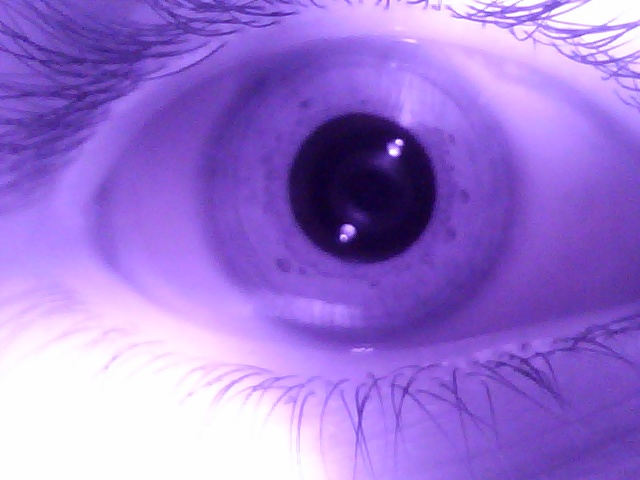
//> input picture working/Day1/Original_data/1.jpg, 640 x 480 px
$ ./th_2 ../../Day1/Original_data/1.jpg   (built with g++ and OpenCV 4)
//> lines starting //> are read from the running program, lines starting //| are printed output that depends on the picture
#include <opencv2/opencv.hpp>
//#include <opencv2/highgui.hpp>
#include <stdlib.h>
#include <stdio.h>

using namespace cv;

/// Global variables

int threshold_value = 0;
int threshold_type = 3;;
int const max_value = 255;
int const max_type = 4;
int const max_BINARY_value = 255;

Mat src, src_gray, dst;
char* window_name = "Threshold Demo";

char* trackbar_type = "Type: \n 0: Binary \n 1: Binary Inverted \n 2: Truncate \n 3: To Zero \n 4: To Zero Inverted";
char* trackbar_value = "Value";

/// Function headers
void Threshold_Demo( int, void* );

/*
 * @function main
 */
int main( int argc, char** argv )
{
  /// Load an image
  src = imread( argv[1], 1 );
//> src is the input picture: 480 rows x 640 cols, CV_8UC3; mean B, G, R 212.3, 117.8, 156

  /// Convert the image to Gray
  cvtColor( src, src_gray, COLOR_RGB2GRAY );
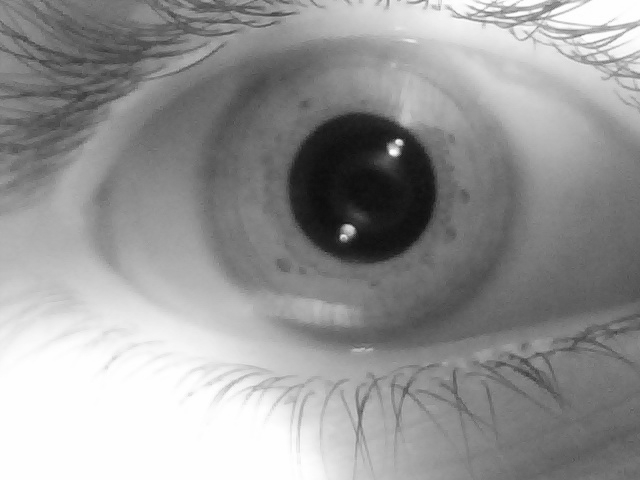
//> src_gray: 480 rows x 640 cols, CV_8UC1; min 13, max 255, mean 150.4

  /// Create a window to display results
  namedWindow( window_name, WINDOW_AUTOSIZE );

  /// Create Trackbar to choose type of Threshold
  createTrackbar( trackbar_type,
          window_name, &threshold_type,
          max_type, Threshold_Demo );

  createTrackbar( trackbar_value,window_name, &threshold_value,
          max_value, Threshold_Demo );
//> slider 'Value' is set to 85

  /// Call the function to initialize
  Threshold_Demo( 0, 0 );
//> in Threshold_Demo, `threshold( src_gray, dst, threshold_value, max_BINARY_value,threshold_..`:
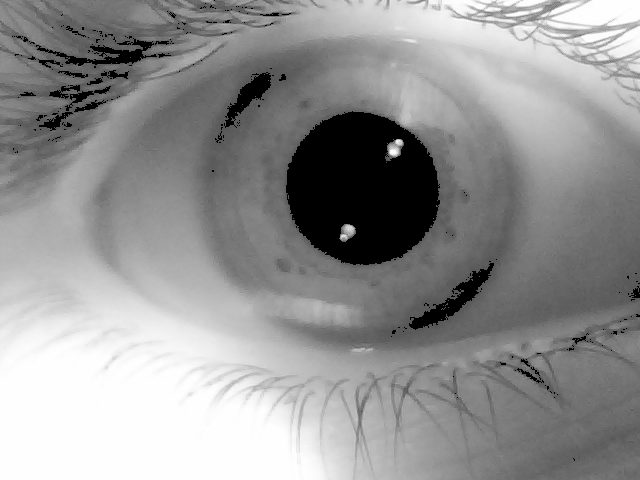
//> dst: 480 rows x 640 cols, CV_8UC1; min 0, max 255, mean 147.2

  /// Wait until user finishes program
  while(true)
  {
    int c;
    c = waitKey( 20 );
//> the Esc key is pressed
    if( (char)c == 27 )
  { break; }
   }

}


/*
 * @function Threshold_Demo
 */
void Threshold_Demo( int, void* )
{
  /* 0: Binary
     1: Binary Inverted

2: Threshold Truncated
     3: Threshold to Zero
     4: Threshold to Zero Inverted
   */

  threshold( src_gray, dst, threshold_value, max_BINARY_value,threshold_type );

  imshow( window_name, dst );
}

$ run again, on working/Day1/Original_data/2.jpg
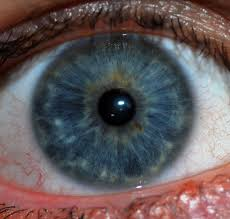
//> input picture working/Day1/Original_data/2.jpg, 230 x 219 px
//> src is the input picture: 219 rows x 230 cols, CV_8UC3; mean B, G, R 90.1, 88.5, 98.8
//> `cvtColor( src, src_gray, COLOR_RGB2GRAY );`:
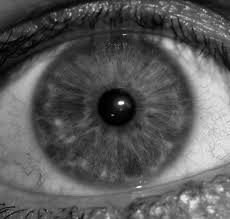
//> src_gray: 219 rows x 230 cols, CV_8UC1; min 0, max 251, mean 90.1
//> in Threshold_Demo, `threshold( src_gray, dst, threshold_value, max_BINARY_value,threshold_..`:
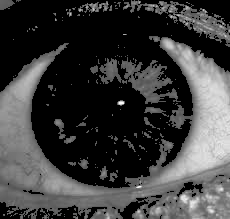
//> dst: 219 rows x 230 cols, CV_8UC1; min 0, max 251, mean 61

$ run again, on working/Day1/Original_data/3.jpg
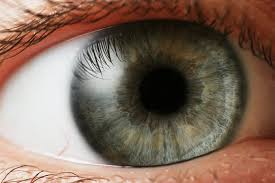
//> input picture working/Day1/Original_data/3.jpg, 275 x 183 px
//> src is the input picture: 183 rows x 275 cols, CV_8UC3; mean B, G, R 93.2, 107.7, 130.2
//> `cvtColor( src, src_gray, COLOR_RGB2GRAY );`:
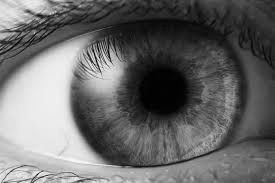
//> src_gray: 183 rows x 275 cols, CV_8UC1; min 0, max 249, mean 105.9
//> in Threshold_Demo, `threshold( src_gray, dst, threshold_value, max_BINARY_value,threshold_..`:
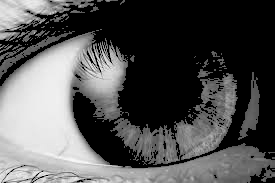
//> dst: 183 rows x 275 cols, CV_8UC1; min 0, max 249, mean 83

$ run again, on working/Day1/Original_data/4.jpg
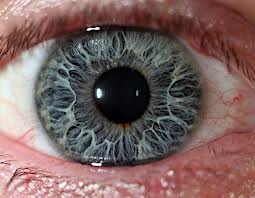
//> input picture working/Day1/Original_data/4.jpg, 255 x 198 px
//> src is the input picture: 198 rows x 255 cols, CV_8UC3; mean B, G, R 95.8, 97.9, 122.2
//> `cvtColor( src, src_gray, COLOR_RGB2GRAY );`:
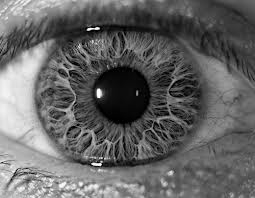
//> src_gray: 198 rows x 255 cols, CV_8UC1; min 0, max 254, mean 100
//> in Threshold_Demo, `threshold( src_gray, dst, threshold_value, max_BINARY_value,threshold_..`:
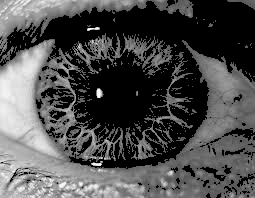
//> dst: 198 rows x 255 cols, CV_8UC1; min 0, max 254, mean 77.4
